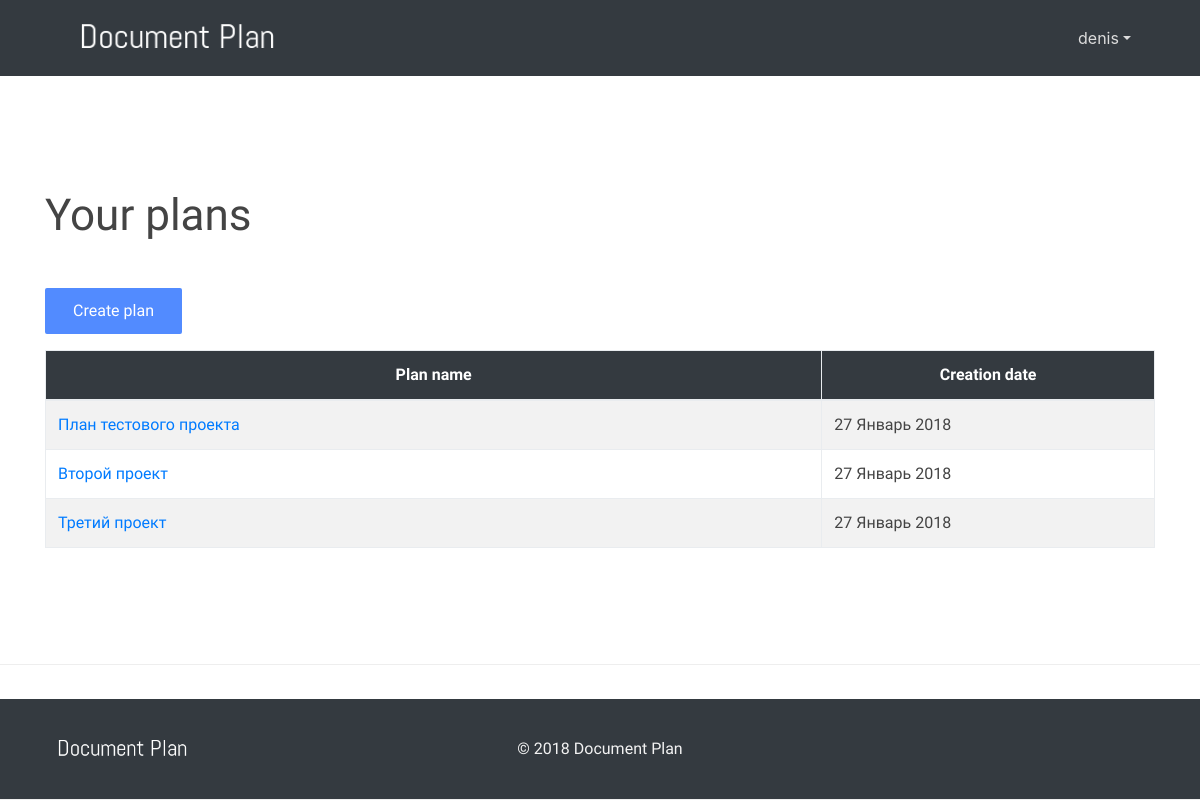
/accounts/profile/ (signed in), run on the app's committed database.
### doc_plan/models.py (models this page shows, shortened)
class Project(models.Model):
    name = models.CharField(max_length=200, verbose_name=_("название проекта"))
    aim_action = models.TextField(blank=True, verbose_name=_("действие"))
    aim_auditory = models.TextField(blank=True, verbose_name=_("аудитория"))
    aim_content = models.TextField(blank=True, verbose_name=_("содержание"))
    reaction_action = models.TextField(blank=True, verbose_name=_("реакция"))
    reaction_standart = models.TextField(blank=True, verbose_name=_("стандарт"))
    auditory_duty = models.TextField(blank=True, verbose_name=_("обязанности"))
    auditory_knowledge = models.TextField(blank=True, verbose_name=_("знания"))
    auditory_demography = models.TextField(blank=True, verbose_name=_("демография"))
    auditory_relations = models.TextField(blank=True, verbose_name=_("отношения"))
    auditory_environment = models.TextField(blank=True, verbose_name=_("окружение"))
    auditory_resume = models.TextField(blank=True, verbose_name=_("выводы"))
    question_actions = models.TextField(blank=True, verbose_name=_("процедуры"))
    question_knowledges = models.TextField(blank=True, verbose_name=_("знания"))
    chapters = models.ManyToManyField("Chapter", blank=True, verbose_name=_("разделы"))
    created_at = models.DateField(auto_now_add=True)
    created_by = models.ForeignKey(User, on_delete=models.CASCADE)
    class Meta:
        verbose_name = _("проект")
        verbose_name_plural = _("проекты")
        ordering = ["-created_at"]

### doc_plan/views.py (the view)
# urls.py: path('accounts/profile/', login_required(ProjectListView.as_view()), name="projects"),
class ProjectListView(ListView):
    model = Project
    context_object_name = 'plans'
    template_name = 'plan/plans.html'
    paginate_by = 10
    def get_queryset(self):
        queryset = Project.objects.filter(created_by=self.request.user)
        return queryset

### doc_plan/templates/plan/plans.html (shortened to what this page needs)
{% extends "base.html" %}
{% load static %}
{% load i18n %}
{% block content %}
<div class="fdb-block 6">
    <div class="container">
        {% if object_list %}
        <div class="row">
                <div class="col-lg-12">
                    <h1 class="page-header">{% trans "your plans"|capfirst %}</h1>
                </div>
            </div>
            <div class="row">
                <div class="col-lg-12">
                    <div class="panel panel-default">
                        <p class="mt-5 mt-sm-4">
                          <a class="btn" href="/docplan/new/">{% trans "create plan"|capfirst %}</a>
                        </p>
                        <div class="panel-body">
                            <table width="100%" class="table table-striped table-bordered table-hover" id="projects">
                                <thead>
                                    <tr>
                                        <th width="70%">{% trans "plan name"|capfirst %}</th>
                                        <th width="30%">{% trans "creation date"|capfirst %}</th>
                                    </tr>
                                </thead>
                                <tbody>
                                    {% for plan in object_list %}
                                        {% if forloop.counter|divisibleby:"2" %}
                                            <tr class="odd">
                                        {% else %}
                                            <tr class="even">
                                        {% endif %}
                                                <td><a href="/docplan/{{plan.id}}/view/">{{ plan.name }}</td>
                                                <td>{{ plan.created_at|date:"j F Y" }}</td>
                                            </tr>
                                    {% endfor %}
                                </tbody>
                            </table>
                        </div>
                    </div>
                </div>
            </div>
        {% endif %}
    </div>
</div>
{% endblock %}

### document_plan/templates/header.html (shortened to what this page needs)
{% load static %}
<header class="bg-dark">
    <div class="container">
      <nav class="navbar navbar-expand-md no-gutters">
        <div class="col-3 text-left">
          <a href="/docplan/">
            <img src="{% static "/imgs/logo.png" %}" height="60" alt="image">
          </a>
        </div>
        <div class="collapse navbar-collapse navbar-collapse-4 justify-content-center col-md-6" id="navbarNav7">
        </div>
         <div class="collapse navbar-collapse navbar-collapse-4">
           <ul class="navbar-nav ml-auto justify-content-end">
        {% if not user.is_authenticated %}
            <li class="nav-item">
              <a class="nav-link" href="/accounts/login/">Log In</a>
            </li>
          </ul>
          <a class="btn ml-md-3" href="/accounts/signup/">Register</a>
        </div>
        {% else %}
            <li class="nav-item dropdown">
              <a class="nav-link dropdown-toggle" data-toggle="dropdown" href="#" role="button" aria-haspopup="true" aria-expanded="false">{{ user.username }}</a>
            </li>
          </ul>
        </div>
        {% endif %}
      </nav>
    </div>
  </header>

### doc_plan/static/css/froala_blocks.css (style rules this page uses)
.btn { padding: 9px 26px; background-color: #528bff; color: #FFF; display: inline-block; box-sizing: border-box; -moz-box-sizing: border-box; -webkit-box-sizing: border-box; text-decoration: none; border: solid 2px #528bff; border-radius: 2px; -moz-border-radius: 2px; -webkit-border-radius: 2px; }
.fdb-block { font-family: 'Roboto', sans-serif; font-size: 16px; line-height: 1.5; -webkit-font-smoothing: antialiased; -moz-osx-font-smoothing: grayscale; text-rendering: optimizelegibility; padding: 100px 0; color: #444444; position: relative; background-size: cover; background-position: center; overflow: hidden; background-color: #FFFFFF; }
.fdb-block h1, .fdb-block .text-h1 { font-size: 2.75rem; margin-bottom: .5em; margin-top: .3em; font-weight: 400; }
header { background-color: #FFFFFF; }
header .navbar-nav a.nav-link { color: #777; }
header.bg-dark .navbar-nav a.nav-link { color: #dcdcdc; }
.bg-dark { background-color: #2d313c; color: #f2f2f2; }

### doc_plan/static/css/docplan.css (style rules this page uses)
html { position: relative; min-height: 100%; }
body { margin-bottom: 101px; }
th { background-color: #343A40; color: white; text-align: center; }

### document_plan/templates/base.html (style rules this page uses)
.fdb-block { border-bottom: solid 1px #EEE; }

### data on the page
Project: name "План тестового проекта", created_at "27 Январь 2018"
Project: name "Второй проект", created_at "27 Январь 2018"
Project: name "Третий проект", created_at "27 Январь 2018"

### other printed values
{{ user.username }} "denis"
